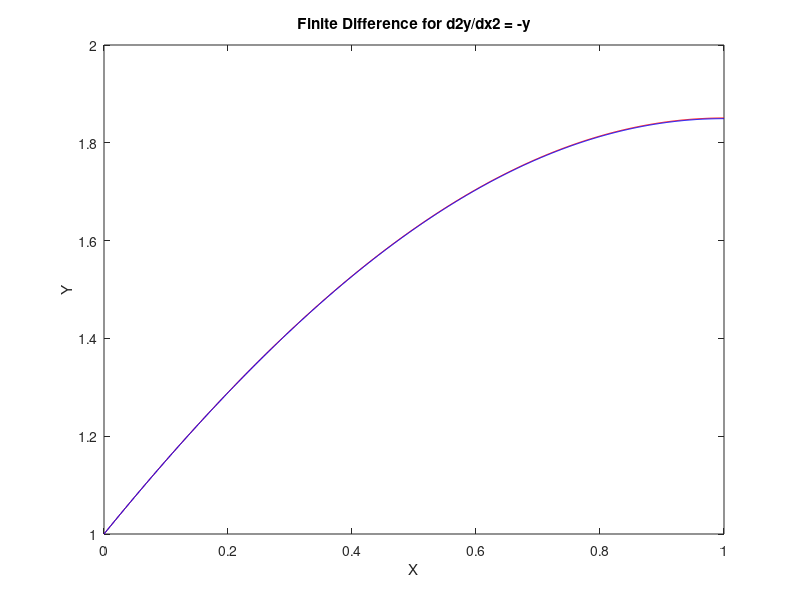

Here is the MATLAB script that generated this plot:
% ME21BTECH11001 Abhishek Ghosh
% ME3180 Assignment 1
% Question 4

clc 
clear all

n = 1000;
length = 1;
h = length/(n-1);

x = (0:h:length)';
A = zeros(n,n);
B = zeros(n,1);
sol(1)=cos(0)+tan(1)*sin(0);

% Central Difference
for i=2 : n-1
    sol(i)=cos(x(i))+tan(1)*sin(x(i));
    A(i,i+1) = 1/(h^2);
    A(i,i-1) = 1/(h^2);
    A(i,i) = 1-2/h^2;
end

%Boundary Conditions:-
A(1,1) = 1;
A(n,n) = 1;
A(n,n-1) = -1;
B(1) = 1;
sol(n)=cos(1)+tan(1)*sin(1);

Y = A\B;

% plot of x vs actual solution
plot(x,sol,color='r')
hold on
% plot of x and solution via Finite difference method 
plot(x, Y,Color='b')
title("Finite Difference for d2y/dx2 = -y")
xlabel("X")
ylabel("Y")
